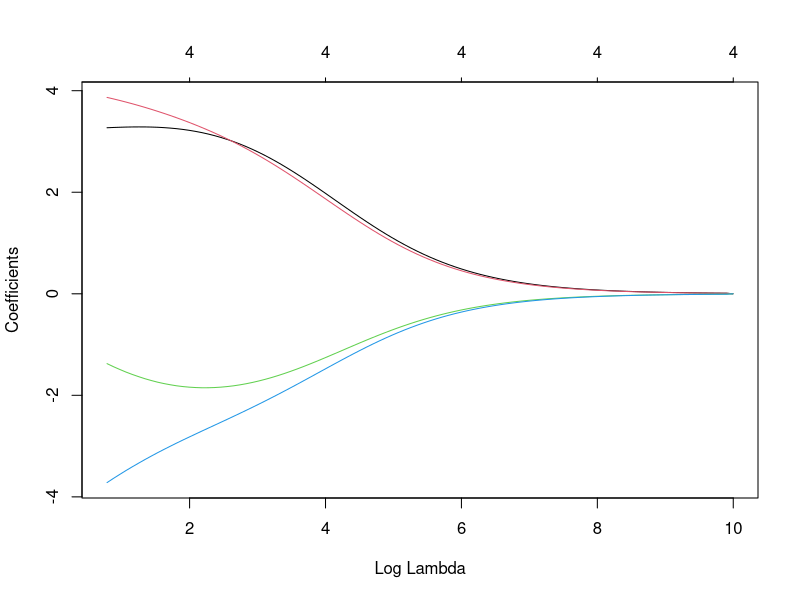

Source code (R): (Note: this script raises an error after producing the figure.)
library(glmnet)


# Simular datos
n <- 20
set.seed(2805)

#Construir variables x
# --- Agregar componentes que correlacionan las X's ---
comp.1 <- rnorm(n, 1, 3)
comp.2 <- rnorm(n, 2, 4)
x.1 <- rnorm(n) + comp.1
x.2 <- rnorm(n) + comp.1
x.3 <- rnorm(n) + comp.2
x.4 <- rnorm(n) + comp.2

# construir y
y <- 5 + 2*x.1 + 6*x.2  -2*x.3 - 3*x.4 + rnorm(n,0,10)
datos <- data.frame(x.1,x.2,x.3,x.4,y)



# Regresión ridge, ¿qué coeficientes se encogen juntos?
mod.ridge <- glmnet(x= as.matrix(datos[,1:4]), y=datos$y, alpha=0)
plot(mod.ridge, xvar='lambda')

matplotlib()
